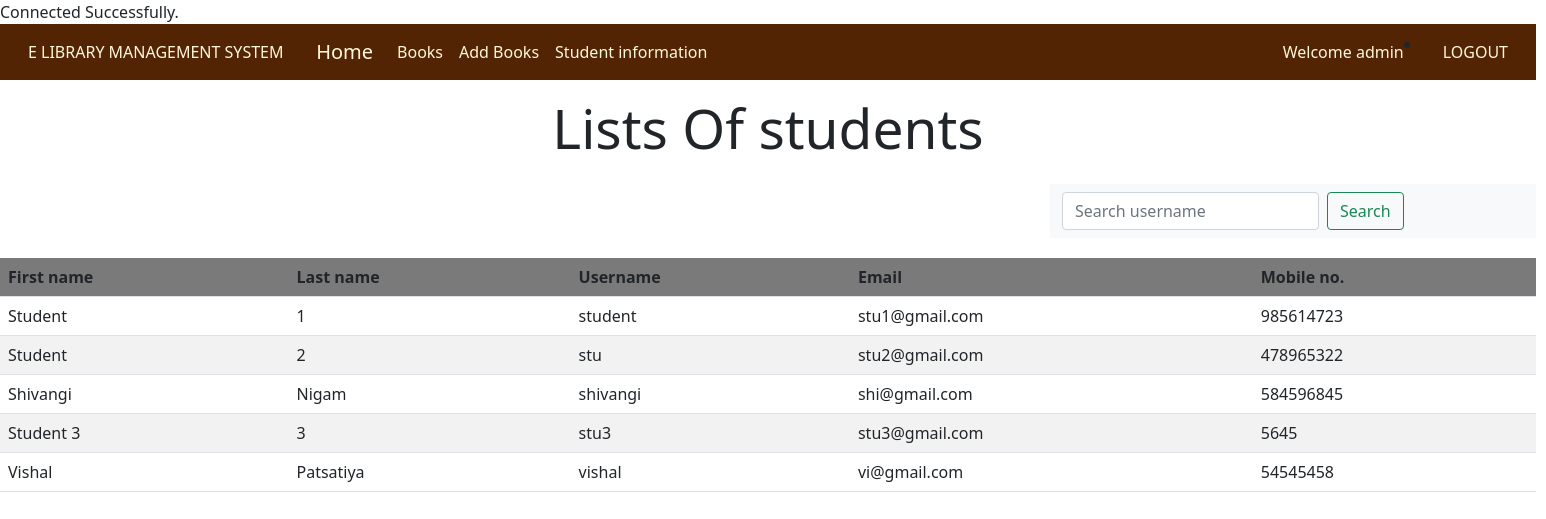
The page /admin/student.php (signed in) on the database its author committed.
### tables this page shows
CREATE TABLE `student` (
  `Fname` varchar(100) NOT NULL,
  `Lname` varchar(100) NOT NULL,
  `Email` varchar(100) NOT NULL,
  `username` varchar(100) NOT NULL,
  `mob` int(100) NOT NULL,
  `password` varchar(100) NOT NULL
);

### admin/student.php (the view, shortened to what this page needs)
<?php
   include "connection.php";
   include "navbar.php";
?>
<!DOCTYPE html>
<html lang="en">
<head>
</head>
<body >
    <h3 style="text-align: center; font-size: 55px; padding-bottom: 15px; padding-top: 15px">Lists Of students</h3>
    <div class="search">
    <nav class="navbar navbar-light bg-light">
  <div class="container-fluid">
    <form class="d-flex" method ="post">
      <input class="form-control me-2" type="text" placeholder="Search username" aria-label="Search" name="search" required>
      <button class="btn btn-outline-success" type="submit" name="submit">Search</button>
    </form>
  </div>
  </div>
    <?php
         if(isset($_POST['submit']))
         {
            $q= mysqli_query($db, "SELECT Fname, Lname, username, Email, mob FROM student where username LIKE '%$_POST[search]%' ");
            if(mysqli_num_rows($q) == 0 )
            {
              echo "Sorry! No STUDENT found with the username. Try searching again.";
            }
            else
            {
              echo "<table class= 'table table-striped table-hover' >";
          echo "<tr style = 'background-color: grey;'>";
        echo "<th>"; echo "First name"; echo"</th>";
        echo "<th>"; echo "Last name"; echo"</th>";
        echo "<th>"; echo "Username"; echo"</th>";
        echo "<th>"; echo "Email"; echo"</th>";
        echo "<th>"; echo "Mobile no."; echo"</th>";
          echo"</tr>";
    while ($row = mysqli_fetch_assoc($q))
       {
        echo "<tr>";
        echo "<td>".$row['Fname']."</td>";
        echo "<td>".$row['Lname']."</td>";
        echo "<td>".$row['username']."</td>";
        echo "<td>".$row['Email']."</td>";
        echo "<td>".$row['mob']."</td>";
        echo "</tr>";
       }
       echo"</table>";
            }
         }
         else {
          $result=mysqli_query($db, "SELECT Fname, Lname, username, Email, mob FROM student ");
          echo "<table class= 'table table-striped table-hover' >";
          echo "<tr style = 'background-color: grey;'>";
              echo "<th>"; echo "First name"; echo"</th>";
              echo "<th>"; echo "Last name"; echo"</th>";
              echo "<th>"; echo "Username"; echo"</th>";
              echo "<th>"; echo "Email"; echo"</th>";
              echo "<th>"; echo "Mobile no."; echo"</th>";
          echo"</tr>";
          while ($row = mysqli_fetch_assoc($result))
             {
              echo "<tr>";
              echo "<td>".$row['Fname']."</td>";
              echo "<td>".$row['Lname']."</td>";
              echo "<td>".$row['username']."</td>";
              echo "<td>".$row['Email']."</td>";
              echo "<td>".$row['mob']."</td>";
              echo "</tr>";
             }
            }
    ?>
</body>
</html>

### admin/style.css (style rules this page uses)
html, body, div, span, object, iframe, h1, h2, h3, h4, h5, h6, p, blockquote, pre, abbr, address, cite, code, del, dfn, em, img, ins, kbd, q, samp, small, strong, sub, sup, var, b, i, dl, dt, dd, ol, ul, li, fieldset, form, label, legend, table, caption, tbody, tfoot, thead, tr, th, td, article, aside, canvas, details, figcaption, figure, footer, header, hgroup, menu, nav, section, summary, time, mark, audio, video { margin:0; padding:0; border:0; outline:0; font-size:100%; vertical-align:baseline; background:transparent; }
body { line-height:1; }
article,aside,details,figcaption,figure, footer,header,hgroup,menu,nav,section { display:block; }
table { border-collapse:collapse; border-spacing:0; }
input, select { vertical-align:middle; }

### admin/student.php (style rules this page uses)
.search { margin-left :1050px; margin-bottom:20px; }

### rows shown on the page
student: Fname "Student", Lname "1", username "student", Email "stu1@gmail.com", mob "985614723"
student: Fname "Student", Lname "2", username "stu", Email "stu2@gmail.com", mob "478965322"
student: Fname "Shivangi", Lname "Nigam", username "shivangi", Email "shi@gmail.com", mob "584596845"
student: Fname "Student 3", Lname "3", username "stu3", Email "stu3@gmail.com", mob "5645"
student: Fname "Vishal", Lname "Patsatiya", username "vishal", Email "vi@gmail.com", mob "54545458"

### other values the page prints
$_SESSION['login_user'] "admin"
